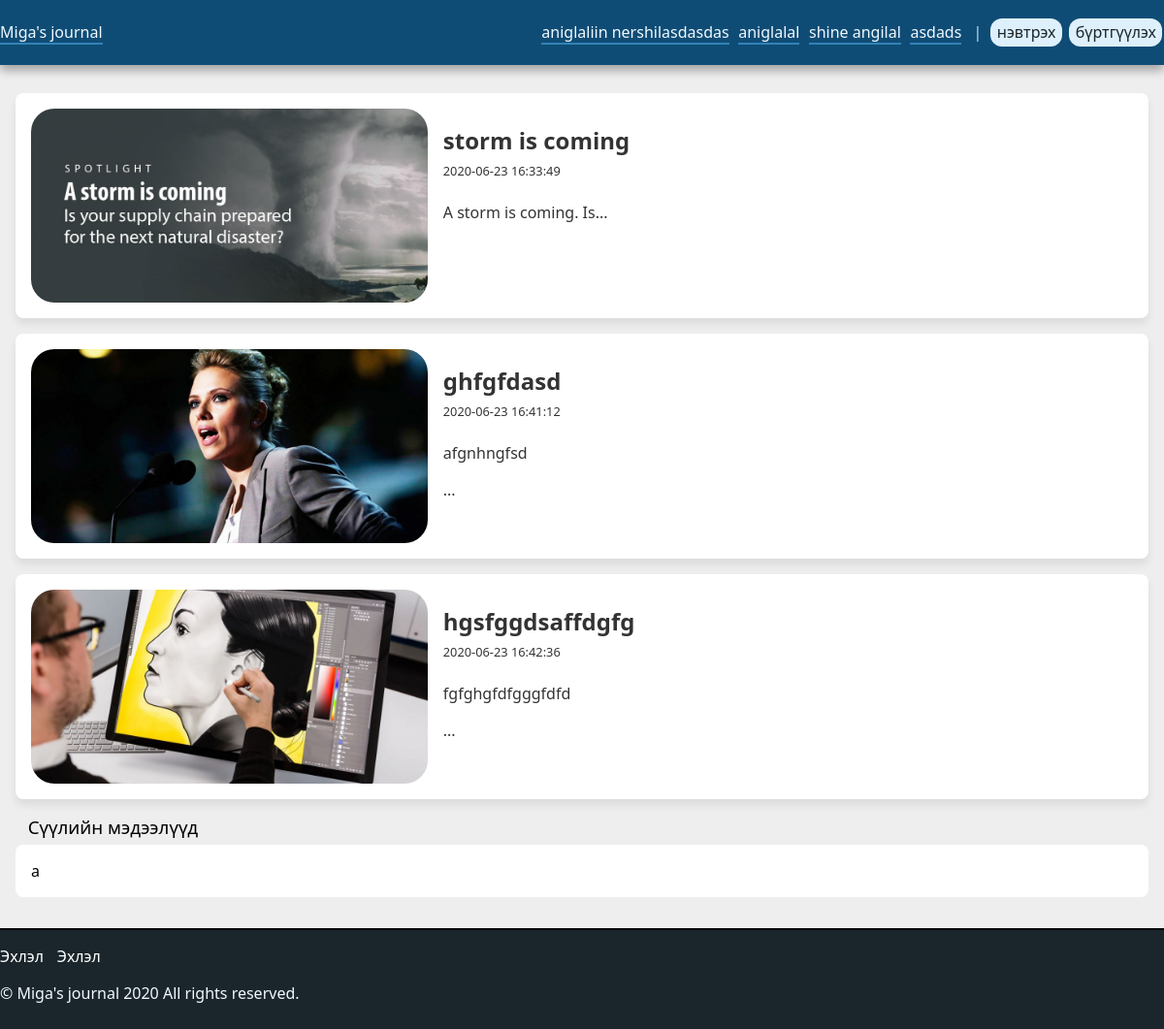
The app's page /blog.php?cat=2 with its own data.
### tables this page shows
CREATE TABLE `article_cats` (
  `id` int(11) NOT NULL,
  `name` varchar(245) NOT NULL,
  `description` text NOT NULL,
  `media_id` int(11) NOT NULL
);

CREATE TABLE `articles` (
  `id` int(11) NOT NULL,
  `cat_id` int(11) NOT NULL,
  `title` varchar(256) NOT NULL,
  `content` text NOT NULL,
  `media` varchar(256) NOT NULL,
  `media_id` int(11) NOT NULL,
  `created_date` datetime NOT NULL DEFAULT current_timestamp()
);

### functions/loggedin.php (called while the page is built, shortened)
<?php
    if(!isset($_SESSION['login']) || empty($_SESSION['login'])){
      $loggedin = false;
    } else {
      $loggedin = true;
    }
?>

### blog.php (the view, shortened to what this page needs)
<?php
  require_once "functions/db.php";
if (isset($_GET['cat'])) {
  $catid = $_GET['cat'];
  $sql = "SELECT * FROM articles WHERE cat_id='$catid'";
  $query = mysqli_query($connection, $sql);
} else {
  header('Location:index.php');
}
?>
<?php
  include("header.php");
?>
<main id="main" class="wrapper" role="main">
  <section id="contents">
    <?php
    if (mysqli_num_rows($query)==0) {
      echo "<b style='color:brown;'>Уучлаарай одоогоор нийтлэл алга байна. Та дараа дахин шалгана уу! </b> <br><br>";
    }
    else
    {
      while ($row=mysqli_fetch_array($query)) {
        $str = $row["content"];
        $str = wordwrap($str, 28);
        $str = explode("\n", $str);
        $str = $str[0] . '...';
        echo '<a href="article.php?id='.$row["id"].'">
        <article class="post">
          <div class="post-image" style="background: url(/test/uploads/images/image_'.$row["media"].') center center;background-size: cover; ">
          </div>
          <div class="post-content">
            <h2 class="post-title">'.$row["title"].'</h2>
            <div class="meta">'.$row["created_date"].'</div>
            <div class="desc">'.$str.'</div>
          </div>
        </article>
        </a>';
      }
    }
    ?>
  </section>
  <section id="sidebar">
    <?php
      include("sidebar.php");
    ?>
  </section>
</main>
<?php
  include("footer.php");
?>

### header.php (shortened to what this page needs)
<?php
  require_once "functions/loggedin.php";
  require_once "functions/db.php";
  $sql = 'SELECT * FROM article_cats';
  $cats = mysqli_query($connection, $sql);
?>
<!doctype html>
<html lang="en">
<head>
  <link href="assets/css/styles.css" rel="stylesheet">
  <link rel="stylesheet" href="https://cdnjs.cloudflare.com/ajax/libs/font-awesome/4.7.0/css/font-awesome.min.css">
</head>
<body>
<header id="header">
  <div class="wrapper">
    <a class="logo" href="index.php">Miga's journal</a>
    <nav id="topnav" class="navbar">
      <?php
        if (mysqli_num_rows($cats)==0) {
          echo '
        <a class="nav-link" href="index.php">Нийтлэлүүд</a>';
        }
        else
        {
          while ($cat=mysqli_fetch_array($cats)) {
            echo '<a href="blog.php?cat='.$cat["id"].'">'.$cat["name"].'</a>';
          };
        }
      ?>
      <div class="sep">|</div>
      <?php if($loggedin == false):?>
      <a class="btn" href="login.php">нэвтрэх</a>
      <a class="btn" href="register.php">бүртгүүлэх</a>
      <?php else:?>
      <a class="btn" href="profile.php"><?php echo $_SESSION['login'];?></a>
      <a class="btn" href="functions/logout.php">гарах</a>
      <?php endif;?>
    </nav>
  </div>
</header>

### assets/css/styles.css (style rules this page uses)
:root { height: calc(100% - 70px - 2rem - 2px); }
html, body { margin: 0; height: 100%; }
a { color: #333; border-bottom: 2px solid #3282b8; text-decoration: none; }
body { background: #eee; font-family: 'Segoe UI', sans-serif; font-size: 1rem; font-weight: 400; font-style: normal; }
#header { position: fixed; top: 0; left: 0; background: #0f4c75; color: #bbe1fa; width: 100%; padding: 1.4rem 0; box-shadow: rgba(0, 0, 0, 0.3) 0px 6px 9px 0px; z-index: 1001; }
#header .logo { font-weight: 500; color: #f1f9fe; }
#header .navbar { float: right; }
#header .navbar a { margin: 0 0.3rem; color: #f1f9fe; font-weight: 300; }
#header .navbar .btn { background: #ddf0fc; color: #1b262c; margin: 0 0.1rem; font-weight: 300; }
.navbar .sep { display: inline-block; padding: 0 0.2rem; }
#main { min-height: calc(100% - 70px - 2rem - 2px); padding: 2rem 0; margin-top: 4rem; }
.wrapper { max-width: 1300px; margin: 0 auto; }
#contents { float: left; width: 67%; padding-right: 3%; }
.post { background: #fff; box-shadow: rgba(0, 0, 0, 0.08) 0px 6px 9px 0px; border-radius: 8px; padding: 1rem; margin-bottom: 1rem; position: relative; height: 200px; transition: 0.4s; }
.post .post-image { width: 35%; height: 200px; display: block; border-radius: 24px; position: absolute; left: 1rem; }
.post .post-content { position: absolute; left: calc(35% + 2rem); }
.post .post-content .post-title { padding: 0; margin: 1rem 0 0.4rem 0; }
.post .post-content .meta { font-size: 0.8rem; padding-bottom: 0.4rem; }
#sidebar { float: right; width: 30%; }
button, .btn { background: #1b262c; padding: 0.2rem 0.4rem; color: #fff; border-radius: 12px; border: none; transition: 0.2s; }
@media (max-width:1299px) { #contents { width: 100%; padding: 0 1rem; box-sizing: border-box; } }
@media (max-width:1299px) { #sidebar { float: none; width: 100%; padding: 0 1rem; box-sizing: border-box; } }

### records on screen
article_cats: name "aniglaliin nershilasdasdas"
article_cats: name "aniglalal"
article_cats: name "shine angilal"
article_cats: name "asdads"
articles: media (picture), title "storm is coming", created_date "2020-06-23 16:33:49", content "A storm is coming. Is..."
articles: media (picture), title "ghfgfdasd", created_date "2020-06-23 16:41:12", content "afgnhngfsd ..."
articles: media (picture), title "hgsfggdsaffdgfg", created_date "2020-06-23 16:42:36", content "fgfghgfdfgggfdfd ..."
